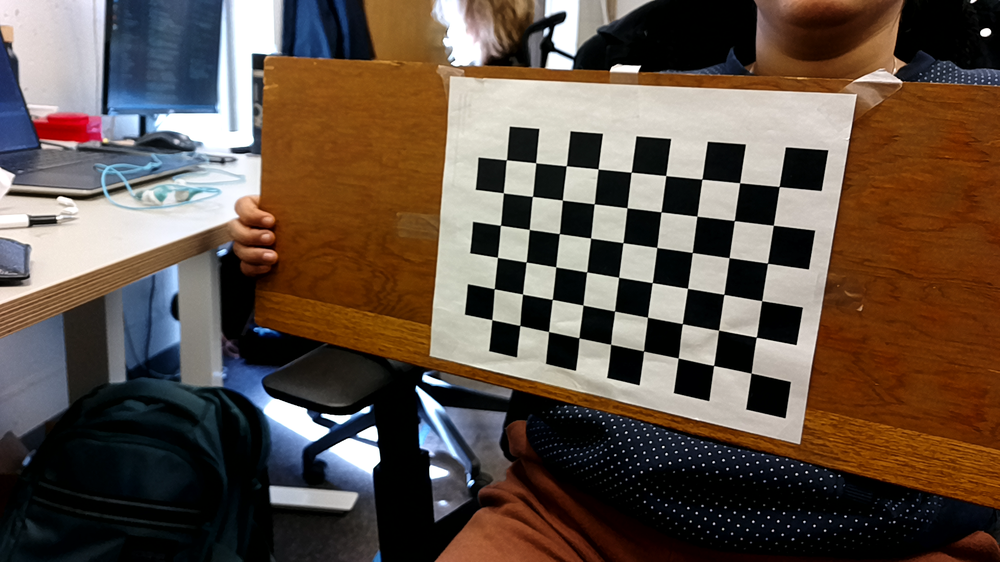
#> input picture aruco_marker/images/image_000.png, 1000 x 562 px, shrunk from 1920 x 1080 before the run
$ python intrinsic_calibration.py --dir images
#> lines starting #> are read from the running program, lines starting #| are printed output that depends on the picture; after the words box and inside, x2 and y2 are one past the last pixel; in counts of white or black regions, pixels touching at a corner belong together; long printed decimals are rounded
import numpy as np
import cv2
import os
import argparse


def calibrate(dirpath, square_size, width, height, visualize=False):
    """ Apply camera calibration operation for images in the given directory path. """
#> called with dirpath = 'images', square_size = 1, width = 9, height = 6, visualize = False

    # termination criteria
    criteria = (cv2.TERM_CRITERIA_EPS + cv2.TERM_CRITERIA_MAX_ITER, 30, 0.001)

    # prepare object points, like (0,0,0), (1,0,0), (2,0,0) ....,(8,6,0)
    objp = np.zeros((height*width, 3), np.float32)
    objp[:, :2] = np.mgrid[0:width, 0:height].T.reshape(-1, 2)

    objp = objp * square_size

    # Arrays to store object points and image points from all the images.
    objpoints = []  # 3d point in real world space
    imgpoints = []  # 2d points in image plane.

    images = os.listdir(dirpath)

    for fname in images:
        img = cv2.imread(os.path.join(dirpath, fname))
#> img is the input picture: shape (562, 1000, 3); mean B, G, R 70.5, 81.5, 97
        gray = cv2.cvtColor(img, cv2.COLOR_BGR2GRAY)
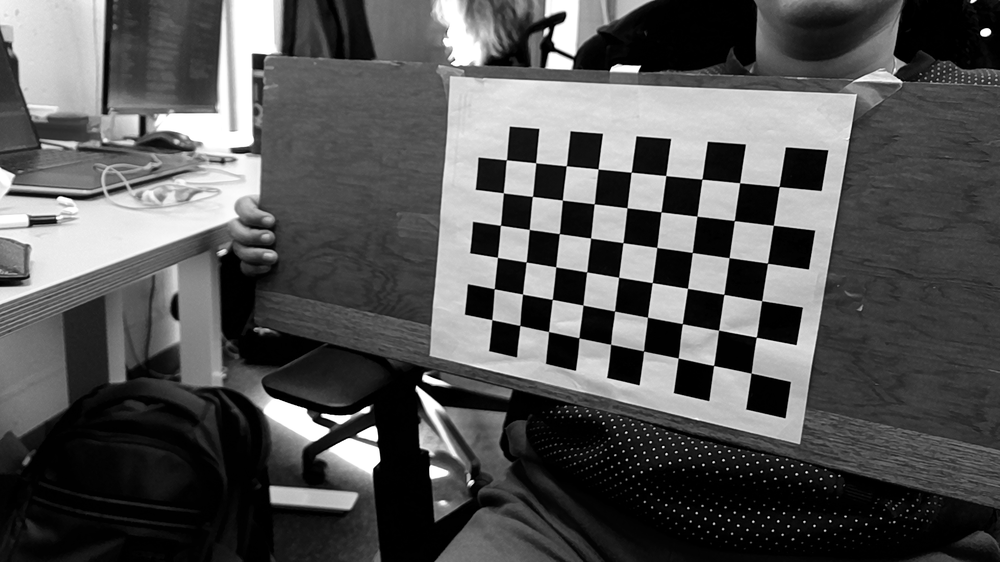
#> gray: shape (562, 1000); min 0, max 255, mean 84.9

        # Find the chess board corners
        ret, corners = cv2.findChessboardCorners(gray, (width, height), None)
#> ret = True; corners = 54 rows, first 8: [751, 373.1], [713.6, 365.5], [678.2, 358], [643.5, 351], [610.6, 344.3], [578.9, 337.7], [548.5, 331.5], [519.8, 325.5]

        # If found, add object points, image points (after refining them)
        if ret:
            objpoints.append(objp)

            corners2 = cv2.cornerSubPix(gray, corners, (11, 11), (-1, -1), criteria)
#> corners2 = 54 rows, first 8: [751.1, 373.2], [713.6, 365.5], [678.2, 358], [643.6, 351.1], [610.6, 344.4], [578.8, 337.8], [548.6, 331.5], [519.9, 325.5]
            imgpoints.append(corners2)

            # Draw and display the corners
            img = cv2.drawChessboardCorners(img, (width, height), corners2, ret)
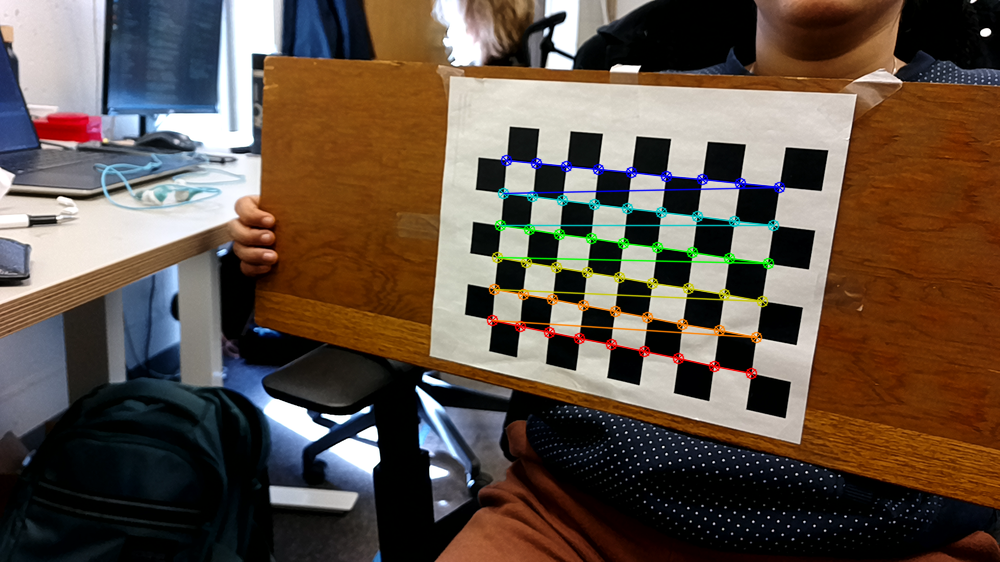
#> img: shape (562, 1000, 3); 2.29% of pixels changed, all inside (x1, y1, x2, y2) = (486, 154, 786, 380)
        else:
            print(f"Checkerboard not found in image {fname}.")

        if visualize:
            cv2.imshow('img',img)
            cv2.waitKey(0)
#> pass 2 of the loop in calibrate, `for fname in images:`:
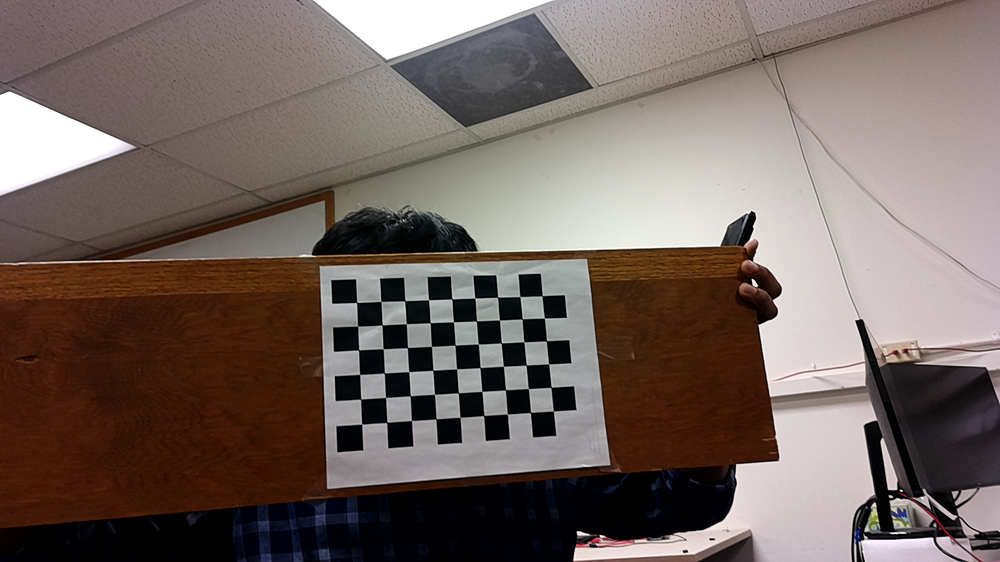
#> input picture aruco_marker/images/image_001.png, 1000 x 562 px, shrunk from 1920 x 1080 before the run
#> in calibrate, img is the input picture: shape (562, 1000, 3); mean B, G, R 96.2, 102, 115.9
#> in calibrate, `gray = cv2.cvtColor(img, cv2.COLOR_BGR2GRAY)`:
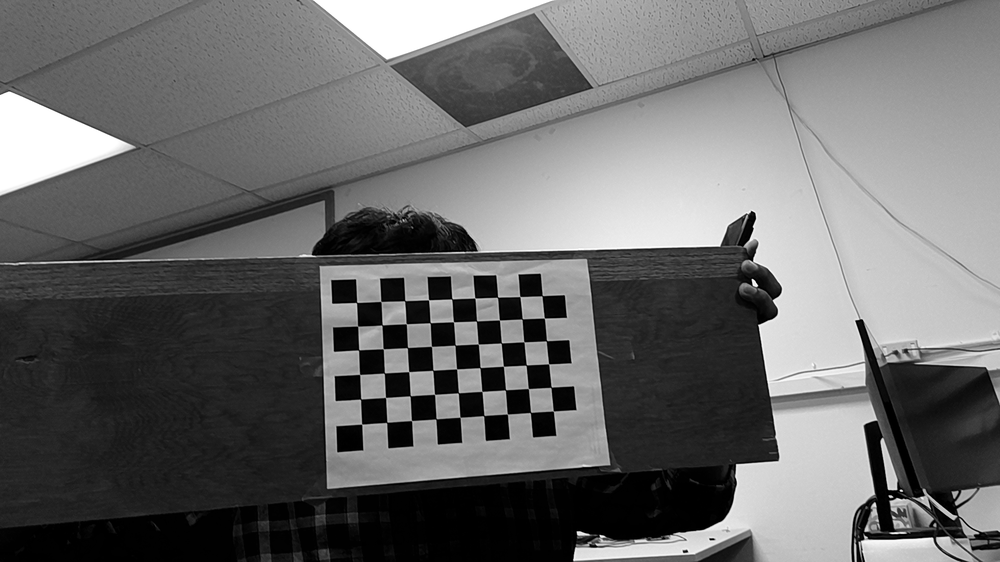
#> gray: shape (562, 1000); min 0, max 255, mean 105.5
#> corners = 54 rows, first 8: [356.5, 302.5], [380.8, 301.4], [404.7, 300.7], [428.6, 299.8], [451.7, 298.8], [474.8, 297.9], [497.5, 297.2], [519.9, 296.5]
#> corners2 = 54 rows, first 8: [356.6, 302.5], [380.9, 301.5], [404.7, 300.7], [428.5, 299.7], [451.8, 298.9], [474.9, 298.1], [497.6, 297.3], [519.8, 296.6]
#> in calibrate, `img = cv2.drawChessboardCorners(img, (width, height), corners2, ret)`:
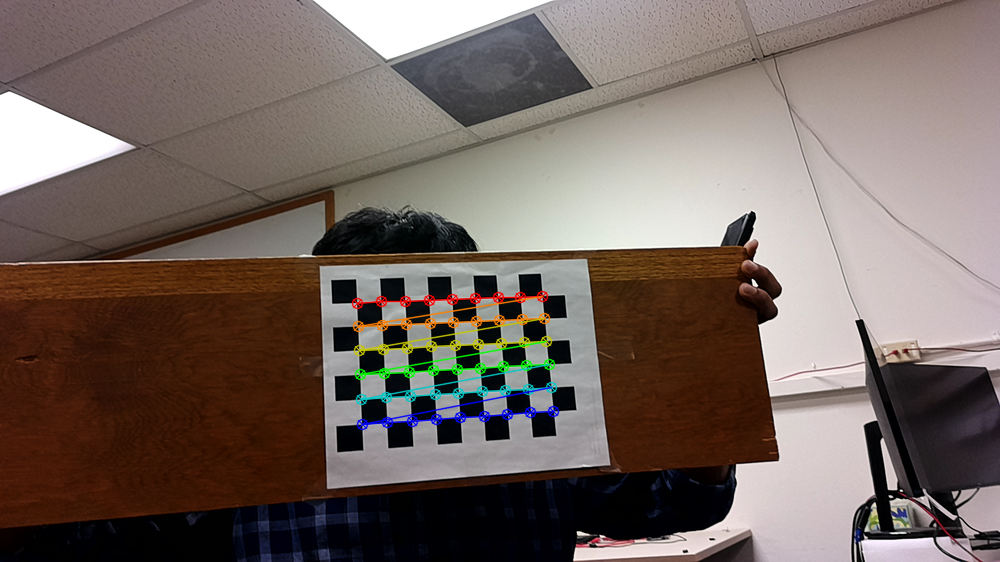
#> img: shape (562, 1000, 3); 1.8% of pixels changed, all inside (x1, y1, x2, y2) = (351, 290, 560, 431)


    ret, mtx, dist, rvecs, tvecs = cv2.calibrateCamera(objpoints, imgpoints, gray.shape[::-1], None, None)
#> ret = 0.16; mtx = [[800.2, 0, 496.3], [0, 801.7, 286.3], [0, 0, 1]]; dist = [[0.118, -0.817, -0.000746, 0.000253, 2.53]]; rvecs = ([-0.729, 0.218, -2.91], [-0.238, -0.208, -0.0579]); tvecs = ([6.85, 2.34, 21.67], [-5.81, 0.666, 33.37])

    return [ret, mtx, dist, rvecs, tvecs]


if __name__ == '__main__':
    ap = argparse.ArgumentParser()
    ap.add_argument("-d", "--dir", required=True, help="Path to folder containing checkerboard images for calibration")
    ap.add_argument("-w", "--width", type=int, help="Width of checkerboard (default=9)",  default=9)
    ap.add_argument("-t", "--height", type=int, help="Height of checkerboard (default=6)", default=6)
    ap.add_argument("-s", "--square_size", type=float, default=1, help="Length of one edge (in metres)")
    ap.add_argument("-v", "--visualize", type=str, default="False", help="To visualize each checkerboard image")
    args = vars(ap.parse_args())

    dirpath = args['dir']
    # 2.4 cm == 0.024 m
    # square_size = 0.024
    square_size = args['square_size']

    width = args['width']
    height = args['height']

    if args["visualize"].lower() == "true":
        visualize = True
    else:
        visualize = False

    ret, mtx, dist, rvecs, tvecs = calibrate(dirpath, square_size, visualize=visualize, width=width, height=height)
#> ret = 0.16; mtx = [[800.2, 0, 496.3], [0, 801.7, 286.3], [0, 0, 1]]; dist = [[0.118, -0.817, -0.000746, 0.000253, 2.53]]; tvecs = ([6.85, 2.34, 21.67], [-5.81, 0.666, 33.37])

    print(mtx)
#| [[800.198   0.         496.316]
#|  [  0.         801.705 286.338]
#|  [  0.           0.           1.        ]]
    print(dist)
#| [[ 1.18000884e-01 -8.16574494e-01 -7.46424788e-04  2.53257324e-04
#|    2.53196941e+00]]

    np.save("calibration_matrix", mtx)
    np.save("distortion_coefficients", dist)
